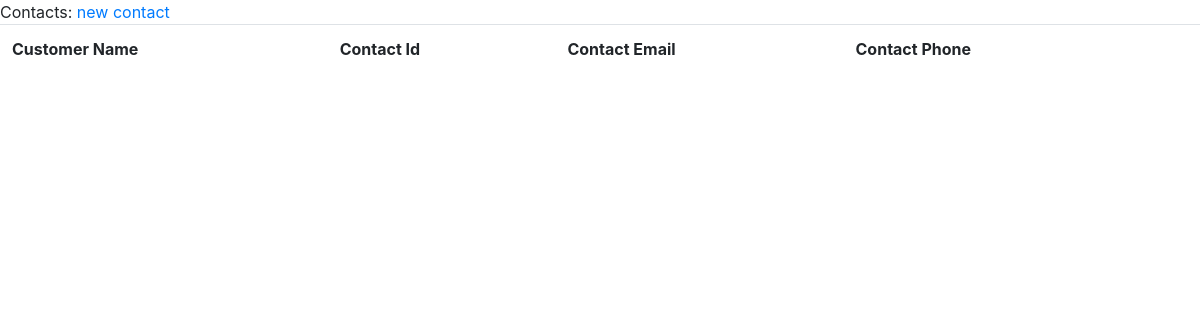
The page /customer/contact_list/ on the database as committed earlier.
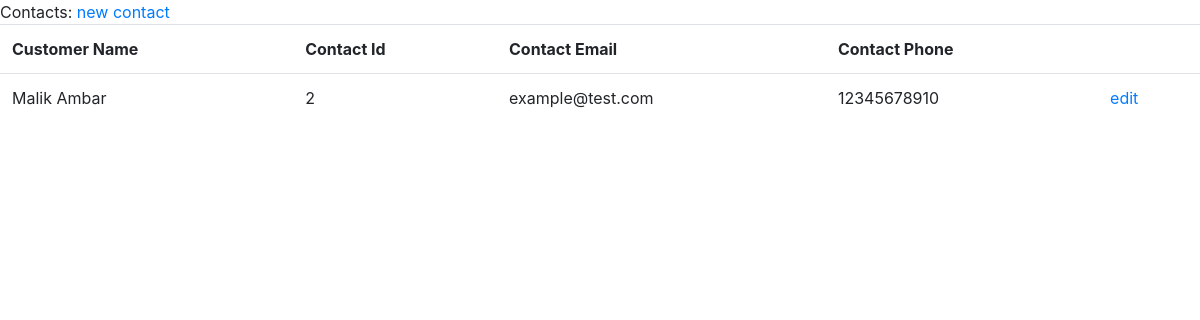
The same page on the database as committed later.
### customer_app/models.py (models this page shows, shortened)
class Contact(models.Model):
    customer = models.ForeignKey(to = Customer, on_delete=models.CASCADE)
    phone = models.CharField(max_length=17)
    email = models.EmailField()

class Customer(models.Model):
    name = models.CharField(max_length=100)
    logo = models.ImageField(upload_to='images/', null=True)
    notes = models.TextField(null=True)
    linkedin = models.URLField(null=True)
    gender = models.CharField(max_length=30, null=True, choices=(
        ('woman','Woman'),
        ('man', 'Man'),
        ('transgender','Transgender (non-male/non-female)'),
        ('agender','Non-binary/Non-conforming'),
        (None, 'Prefer not to respond')
        ))

### customer_app/views.py (the view)
# urls.py: path('contact_list/', views.ContactList.as_view(), name='contact-list'),
class ContactList(View):
    def get(self,request):
        contacts = Contact.objects.all()
        return render(request = request,template_name = 'customer_app/contact_list.html',context = {'contacts':contacts})

### templates/customer_app/contact_list.html (shortened to what this page needs)
<!DOCTYPE html>
<html>
    <head>
        <link href="https://maxcdn.bootstrapcdn.com/bootstrap/4.5.2/css/bootstrap.min.css" rel="stylesheet">
    </head>
<body>
    Contacts: <a href="{% url 'contact-edit' %}">new contact</a><br>
    <table class="table">
        <tr>
            <th>Customer Name</th>
            <th>Contact Id</th>
            <th>Contact Email</th>
            <th>Contact Phone</th>
            <th></th>
        </tr>
        {% for contact in contacts %}
        <td>{{ contact.customer.name }}</td><td>{{ contact.id }}</td><td>{{ contact.email}}</td><td>{{ contact.phone}}</td><td><a href="{% url 'contact-edit' contact.id %}">edit</a></td>
        {% endfor %}
      </table>
</body>
</html>

Rows that differ between the two databases and show on the page:
added Contact: customer.name "Malik Ambar", id "2", email "example@test.com", phone "12345678910"
